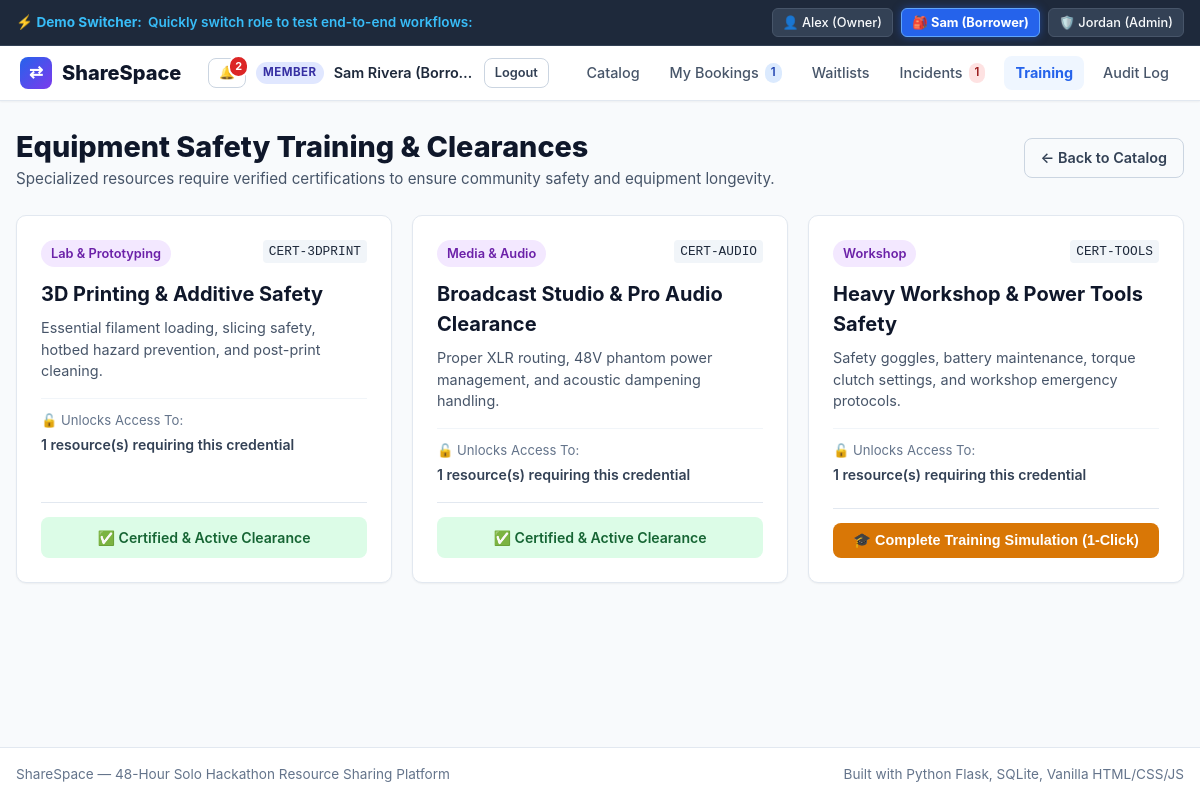
The app's page /training with its own data.
### tables this page shows
CREATE TABLE users (
    id INTEGER PRIMARY KEY AUTOINCREMENT,
    name TEXT NOT NULL,
    email TEXT UNIQUE NOT NULL,
    password_hash TEXT NOT NULL,
    role TEXT DEFAULT 'member', -- 'member', 'owner', 'admin'
    created_at TIMESTAMP DEFAULT CURRENT_TIMESTAMP
);

CREATE TABLE certifications (
    id INTEGER PRIMARY KEY AUTOINCREMENT,
    name TEXT NOT NULL UNIQUE,
    code TEXT NOT NULL UNIQUE,
    description TEXT,
    category TEXT NOT NULL,
    created_at TIMESTAMP DEFAULT CURRENT_TIMESTAMP
);

### app.py (the view)
@app.route('/training')
@login_required
def training_catalog():
    certs = query_db("SELECT * FROM certifications ORDER BY name")
    user_cert_ids = [
        row['certification_id']
        for row in query_db("SELECT certification_id FROM user_certifications WHERE user_id = ?", (g.user['id'],))
    ]
    cert_list = []
    for c in certs:
        c_dict = dict(c)
        c_dict['user_has_cert'] = c['id'] in user_cert_ids
        res_count = query_db("SELECT COUNT(*) as count FROM resources WHERE required_certification_id = ?", (c['id'],), one=True)
        c_dict['resources_count'] = res_count['count'] if res_count else 0
        cert_list.append(c_dict)
    return render_template('training.html', certifications=cert_list)

### app.py (called while the page is built)
def login_required(f):
    @wraps(f)
    def decorated_function(*args, **kwargs):
        if not g.user:
            flash("Please log in to access this page.", "warning")
            return redirect(url_for('login'))
        return f(*args, **kwargs)
    return decorated_function

### database.py (called while the page is built)
def get_db():
    conn = sqlite3.connect(DATABASE_PATH)
    conn.row_factory = sqlite3.Row
    conn.execute("PRAGMA foreign_keys = ON;")
    return conn

def query_db(query, args=(), one=False):
    conn = get_db()
    try:
        cur = conn.cursor()
        cur.execute(query, args)
        rows = cur.fetchall()
        cur.close()
        return (rows[0] if rows else None) if one else rows
    finally:
        conn.close()

### templates/training.html (shortened to what this page needs)
{% extends "base.html" %}
{% block content %}
<div class="catalog-header">
    <div>
        <h1 style="font-size: 1.8rem; font-weight: 800; color: var(--slate-900);">Equipment Safety Training & Clearances</h1>
        <p style="color: var(--slate-600); font-size: 0.95rem;">
            Specialized resources require verified certifications to ensure community safety and equipment longevity.
        </p>
    </div>
    <a href="{{ url_for('index') }}" class="btn btn-outline">&larr; Back to Catalog</a>
</div>
<div class="resource-grid">
    {% for cert in certifications %}
        <div class="detail-card" style="display: flex; flex-direction: column; justify-content: space-between;">
            <div>
                <div style="display: flex; justify-content: space-between; align-items: flex-start; margin-bottom: 12px;">
                    <span class="badge" style="background: var(--purple-light); color: #6b21a8;">
                        {{ cert['category'] }}
                    </span>
                    <span style="font-size: 0.8rem; font-family: monospace; background: var(--slate-100); padding: 2px 6px; border-radius: 4px;">
                        {{ cert['code'] }}
                    </span>
                </div>
                <h3 style="font-size: 1.25rem; font-weight: 700; color: var(--slate-900); margin-bottom: 8px;">
                    {{ cert['name'] }}
                </h3>
                <p style="font-size: 0.9rem; color: var(--slate-600); line-height: 1.5; margin-bottom: 16px;">
                    {{ cert['description'] }}
                </p>
                <div style="border-top: 1px solid var(--slate-100); padding-top: 12px; margin-bottom: 16px;">
                    <span style="font-size: 0.82rem; color: var(--slate-500); display: block; margin-bottom: 4px;">
                        🔓 Unlocks Access To:
                    </span>
                    <div style="font-size: 0.88rem; font-weight: 600; color: var(--slate-700);">
                        {{ cert['resources_count'] }} resource(s) requiring this credential
                    </div>
                </div>
            </div>
            <div style="border-top: 1px solid var(--slate-200); padding-top: 14px;">
                {% if cert['user_has_cert'] %}
                    <div style="background: #dcfce7; color: #166534; padding: 10px 14px; border-radius: 8px; font-size: 0.88rem; font-weight: 600; text-align: center;">
                        ✅ Certified & Active Clearance
                    </div>
                {% else %}
                    <form method="POST" action="{{ url_for('complete_training', cert_id=cert['id']) }}">
                        <button type="submit" class="btn btn-warning" style="width: 100%;">
                            🎓 Complete Training Simulation (1-Click)
                        </button>
                    </form>
                {% endif %}
            </div>
        </div>
    {% endfor %}
</div>
{% endblock %}

### templates/base.html (shortened to what this page needs)
<!DOCTYPE html>
<html lang="en">
<head>
    <link rel="stylesheet" href="{{ url_for('static', filename='css/style.css') }}">
</head>
<body>
    <div class="demo-bar">
        <div class="demo-bar-inner">
            <div class="demo-bar-title">
                <span>⚡ <strong>Demo Switcher:</strong></span>
                <span class="demo-desc">Quickly switch role to test end-to-end workflows:</span>
            </div>
            <div class="demo-users">
                <a href="{{ url_for('switch_user', user_id=1) }}" class="demo-btn {% if g.user and g.user['id'] == 1 %}active{% endif %}">
                    👤 Alex (Owner)
                </a>
                <a href="{{ url_for('switch_user', user_id=2) }}" class="demo-btn {% if g.user and g.user['id'] == 2 %}active{% endif %}">
                    🎒 Sam (Borrower)
                </a>
                <a href="{{ url_for('switch_user', user_id=3) }}" class="demo-btn {% if g.user and g.user['id'] == 3 %}active{% endif %}">
                    🛡️ Jordan (Admin)
                </a>
            </div>
        </div>
    </div>
    <nav class="navbar">
        <div class="nav-container">
            <div class="nav-header">
                <a href="{{ url_for('index') }}" class="nav-brand">
                    <span class="logo-icon">⇄</span>
                    <span>ShareSpace</span>
                </a>
                <div class="nav-user">
                    {% if g.user %}
                        <a href="{{ url_for('notifications') }}" class="btn btn-outline btn-sm notif-btn" title="Notifications" style="position: relative;">
                            🔔
                            {% if g.unread_notifs_count > 0 %}
                                <span class="notif-badge">{{ g.unread_notifs_count }}</span>
                            {% endif %}
                        </a>
                        <span class="role-badge role-{{ g.user['role'] }}">{{ g.user['role'] }}</span>
                        <span class="user-display-name" style="font-size: 0.9rem; font-weight: 600;">{{ g.user['name'] }}</span>
                        <a href="{{ url_for('logout') }}" class="btn btn-outline btn-sm">Logout</a>
                    {% else %}
                        <a href="{{ url_for('login') }}" class="btn btn-outline btn-sm">Log In</a>
                        <a href="{{ url_for('register') }}" class="btn btn-primary btn-sm">Sign Up</a>
                    {% endif %}
                </div>
            </div>
            <ul class="nav-links">
                <li><a href="{{ url_for('index') }}" class="{% if request.path == url_for('index') %}active{% endif %}">Catalog</a></li>
                {% if g.user %}
                    <li>
                        <a href="{{ url_for('my_bookings') }}" class="{% if request.path == url_for('my_bookings') %}active{% endif %}">
                            My Bookings
                            {% if g.active_bookings_count %}
                                <span class="badge badge-active" style="padding: 1px 6px; font-size: 0.72rem;">{{ g.active_bookings_count }}</span>
                            {% endif %}
                        </a>
                    </li>
                    <li><a href="{{ url_for('waitlists') }}" class="{% if request.path == url_for('waitlists') %}active{% endif %}">Waitlists</a></li>
                    <li>
                        <a href="{{ url_for('incidents') }}" class="{% if request.path == url_for('incidents') %}active{% endif %}">
                            Incidents
                            {% if g.open_incidents_count %}
                                <span class="badge badge-maintenance" style="padding: 1px 6px; font-size: 0.72rem;">{{ g.open_incidents_count }}</span>
                            {% endif %}
                        </a>
                    </li>
                    <li><a href="{{ url_for('training_catalog') }}" class="{% if request.path == url_for('training_catalog') %}active{% endif %}">Training</a></li>
                    <li><a href="{{ url_for('activity_history') }}" class="{% if request.path == url_for('activity_history') %}active{% endif %}">Audit Log</a></li>
                {% endif %}
            </ul>
        </div>
    </nav>
    <main class="container">
        {% block content %}{% endblock %}
    </main>
    <footer>
        <div style="max-width: 1200px; margin: 0 auto; display: flex; justify-content: space-between; align-items: center; flex-wrap: wrap; gap: 10px;">
            <span>ShareSpace — 48-Hour Solo Hackathon Resource Sharing Platform</span>
            <span>Built with Python Flask, SQLite, Vanilla HTML/CSS/JS</span>
        </div>
    </footer>
</body>
</html>

### records on screen
users: user.role "MEMBER", user.name "Sam Rivera (Borro…"
certifications: category "Lab & Prototyping", code "CERT-3DPRINT", name "3D Printing & Additive Safety", description "Essential filament loading, slicing safety, hotbed hazard prevention, and post-print cleaning.", resources_count "1", shows "✅ Certified & Active Clearance"
certifications: category "Media & Audio", code "CERT-AUDIO", name "Broadcast Studio & Pro Audio Clearance", description "Proper XLR routing, 48V phantom power management, and acoustic dampening handling.", resources_count "1", shows "✅ Certified & Active Clearance"
certifications: category "Workshop", code "CERT-TOOLS", name "Heavy Workshop & Power Tools Safety", description "Safety goggles, battery maintenance, torque clutch settings, and workshop emergency protocols.", resources_count "1"

### other values on screen
{{ g.unread_notifs_count }} "2"
{{ g.active_bookings_count }} "1"
{{ g.open_incidents_count }} "1"
